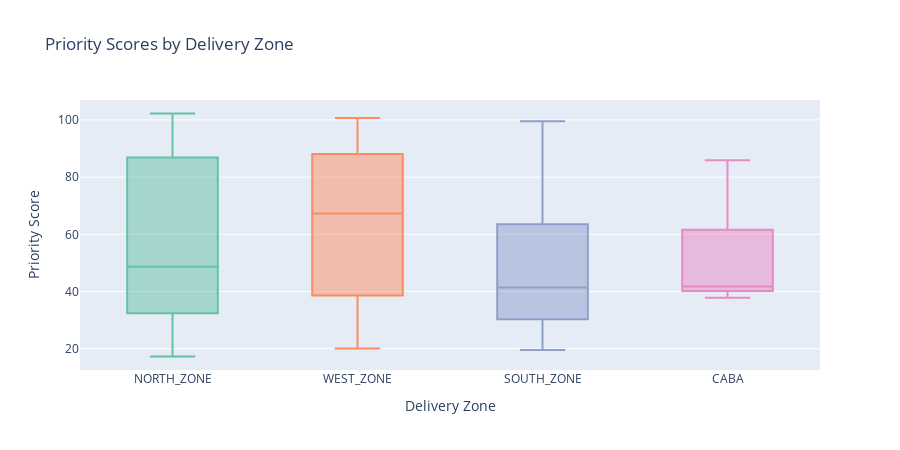

This figure's notebook cell:
### Code cell
# 4. Scores by Zone (Box Plot)
fig = px.box(
    scores_full_df[~scores_full_df['is_mandatory']],
    x='delivery_zone_id',
    y='final_score',
    color='delivery_zone_id',
    title='Priority Scores by Delivery Zone',
    labels={
        'delivery_zone_id': 'Delivery Zone',
        'final_score': 'Priority Score'
    },
    color_discrete_sequence=px.colors.qualitative.Set2
)

fig.update_layout(height=450, showlegend=False)
fig.show()

### Figure 1 — Plotly figure (JSON) as saved in the notebook; plotly's stock layout.template omitted (floating-point values rounded to 4 significant figures)
{"data": [{"alignmentgroup": "True", "hovertemplate": "Delivery Zone=%{x}<br>Priority Score=%{y}<extra></extra>", "legendgroup": "NORTH_ZONE", "marker": {"color": "rgb(102,194,165)"}, "name": "NORTH_ZONE", "notched": false, "offsetgroup": "NORTH_ZONE", "orientation": "v", "showlegend": true, "type": "box", "x": ["NORTH_ZONE", "NORTH_ZONE", "NORTH_ZONE", "NORTH_ZONE", "NORTH_ZONE"], "x0": " ", "xaxis": "x", "y": [102.3, 81.71, 48.67, 37.5, 17.29], "y0": " ", "yaxis": "y"}, {"alignmentgroup": "True", "hovertemplate": "Delivery Zone=%{x}<br>Priority Score=%{y}<extra></extra>", "legendgroup": "WEST_ZONE", "marker": {"color": "rgb(252,141,98)"}, "name": "WEST_ZONE", "notched": false, "offsetgroup": "WEST_ZONE", "orientation": "v", "showlegend": true, "type": "box", "x": ["WEST_ZONE", "WEST_ZONE", "WEST_ZONE", "WEST_ZONE", "WEST_ZONE", "WEST_ZONE", "WEST_ZONE"], "x0": " ", "xaxis": "x", "y": [100.7, 92.32, 75.45, 67.27, 58.02, 32.15, 20.13], "y0": " ", "yaxis": "y"}, {"alignmentgroup": "True", "hovertemplate": "Delivery Zone=%{x}<br>Priority Score=%{y}<extra></extra>", "legendgroup": "SOUTH_ZONE", "marker": {"color": "rgb(141,160,203)"}, "name": "SOUTH_ZONE", "notched": false, "offsetgroup": "SOUTH_ZONE", "orientation": "v", "showlegend": true, "type": "box", "x": ["SOUTH_ZONE", "SOUTH_ZONE", "SOUTH_ZONE", "SOUTH_ZONE", "SOUTH_ZONE"], "x0": " ", "xaxis": "x", "y": [99.52, 51.52, 41.45, 33.88, 19.58], "y0": " ", "yaxis": "y"}, {"alignmentgroup": "True", "hovertemplate": "Delivery Zone=%{x}<br>Priority Score=%{y}<extra></extra>", "legendgroup": "CABA", "marker": {"color": "rgb(231,138,195)"}, "name": "CABA", "notched": false, "offsetgroup": "CABA", "orientation": "v", "showlegend": true, "type": "box", "x": ["CABA", "CABA", "CABA", "CABA", "CABA", "CABA", "CABA"], "x0": " ", "xaxis": "x", "y": [85.92, 63.56, 55.59, 41.75, 41.03, 39.92, 37.87], "y0": " ", "yaxis": "y"}], "layout": {"boxmode": "overlay", "height": 450, "legend": {"title": {"text": "Delivery Zone"}, "tracegroupgap": 0}, "showlegend": false, "title": {"text": "Priority Scores by Delivery Zone"}, "xaxis": {"anchor": "y", "categoryarray": ["NORTH_ZONE", "WEST_ZONE", "SOUTH_ZONE", "CABA"], "categoryorder": "array", "domain": [0, 1], "title": {"text": "Delivery Zone"}}, "yaxis": {"anchor": "x", "domain": [0, 1], "title": {"text": "Priority Score"}}}}
